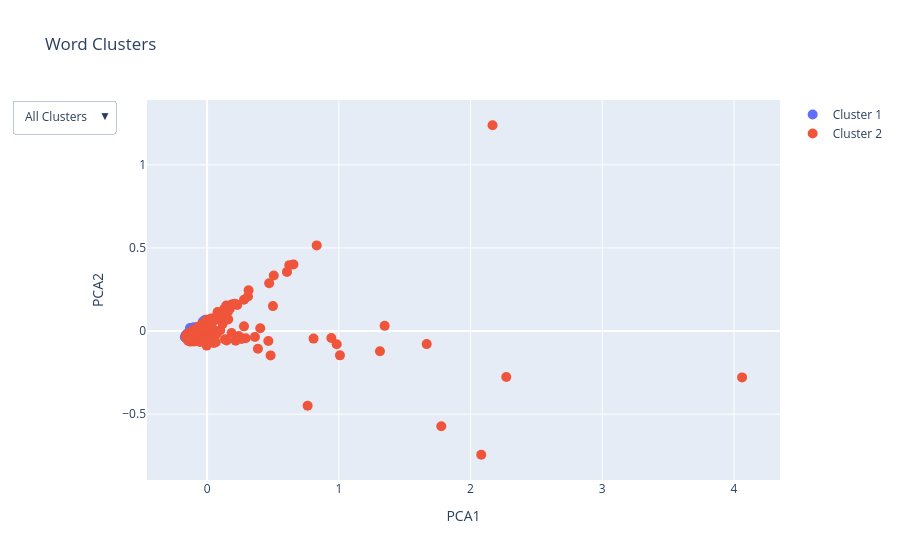

Write notebook code for a chart like this one.
### Code cell
import numpy as np
import pandas as pd
from scipy.spatial.distance import pdist
from scipy.cluster.hierarchy import linkage, fcluster
from sklearn.decomposition import PCA
import plotly.express as px
import plotly.graph_objects as go

pca = PCA(n_components=2)
X_pca = pca.fit_transform(X)

# Create a DataFrame for Plotly
df = pd.DataFrame({
    'PCA1': X_pca[:, 0],
    'PCA2': X_pca[:, 1],
    'Cluster': labels,
    'Word': unique_adv
})
# pca1_min, pca1_max = df['PCA1'].min(), df['PCA1'].max()
# pca2_min, pca2_max = df['PCA2'].min(), df['PCA2'].max()
# Create a scatter plot with Plotly
fig = go.Figure()

# Add traces for each cluster
for cluster in range(1, optimal_clusters + 1):
    cluster_data = df[df['Cluster'] == cluster]
    fig.add_trace(go.Scatter(
        x=cluster_data['PCA1'],
        y=cluster_data['PCA2'],
        mode='markers',
        marker=dict(size=10),
        name=f'Cluster {cluster}',
        text=cluster_data['Word'],
        hoverinfo='text'
    ))

# Update layout with dropdown menu
fig.update_layout(
    title='Word Clusters',
    xaxis_title='PCA1',
    yaxis_title='PCA2',
    # xaxis=dict(range=[pca1_min, pca1_max]),
    # yaxis=dict(range=[pca2_min, pca2_max]),
    updatemenus=[
        {
            'buttons': [
                {
                    'label': 'All Clusters',
                    'method': 'update',
                    'args': [{'visible': [True] * optimal_clusters},
                             {'title': 'All Clusters'}]
                }
            ] + [
                {
                    'label': f'Cluster {i}',
                    'method': 'update',
                    'args': [{'visible': [j == i - 1 for j in range(optimal_clusters)]},
                             {'title': f'Cluster {i}'}]
                } for i in range(1, optimal_clusters + 1)
            ],
            'direction': 'down',
            'showactive': True
        }
    ]
)

fig.show()

### Figure 1 — Plotly figure (JSON) as saved in the notebook; plotly's stock layout.template omitted (floating-point values rounded to 4 significant figures; data arrays with more than 128 entries replaced by an {"elided": "..."} marker saying what was removed)
{"data": [{"hoverinfo": "text", "marker": {"size": 10}, "mode": "markers", "name": "Cluster 1", "text": ["accessible", "agréable", "capable", "censé", "cher", "correct", "coûteux", "difficile", "disponible", "délicieux", "endémique", "facile", "fidèle", "frais", "heureux", "impossible", "inférieur", "issu", "nécessaire", "originaire", "possible", "probable", "présent", "prêt", "quel", "raisonnable", "responsable", "satisfait", "sien", "sympa", "sympathique", "sûr", "visible", "âgé", "égal", "élevé"], "type": "scatter", "x": [-0.1558, -0.01456, -0.07857, -0.1544, -0.08414, -0.1559, -0.1686, -0.03185, -0.1017, -0.1595, -0.13, -0.1471, -0.133, -0.1577, -0.163, -0.1487, -0.08226, 0.02438, -0.07198, -0.09534, -0.01368, -0.1544, 0.005565, -0.15, -0.1081, -0.154, -0.07699, -0.1635, -0.1505, -0.1088, -0.1185, -0.1, -0.1305, -0.09282, -0.129, -0.08612], "y": [-0.02671, 0.04359, 0.02114, -0.02393, 0.01242, -0.02312, -0.03734, 0.05691, 0.01761, -0.04281, 0.01883, -0.01353, -0.04129, -0.03372, -0.03119, -0.01513, 0.01209, 0.06639, 0.01345, 0.001461, 0.0681, -0.03446, 0.06143, -0.01883, 0.01682, -0.03154, 0.02086, -0.02524, -0.02405, 0.0001636, -0.005851, 0.02345, -0.01417, -0.008248, -0.01864, 0.006752]}, {"hoverinfo": "text", "marker": {"size": 10}, "mode": "markers", "name": "Cluster 2", "text": {"elided": "367 str values"}, "type": "scatter", "x": {"elided": "367 float values"}, "y": {"elided": "367 float values"}}], "layout": {"title": {"text": "Word Clusters"}, "updatemenus": [{"buttons": [{"args": [{"visible": [true, true]}, {"title": "All Clusters"}], "label": "All Clusters", "method": "update"}, {"args": [{"visible": [true, false]}, {"title": "Cluster 1"}], "label": "Cluster 1", "method": "update"}, {"args": [{"visible": [false, true]}, {"title": "Cluster 2"}], "label": "Cluster 2", "method": "update"}], "direction": "down", "showactive": true}], "xaxis": {"title": {"text": "PCA1"}}, "yaxis": {"title": {"text": "PCA2"}}}}
